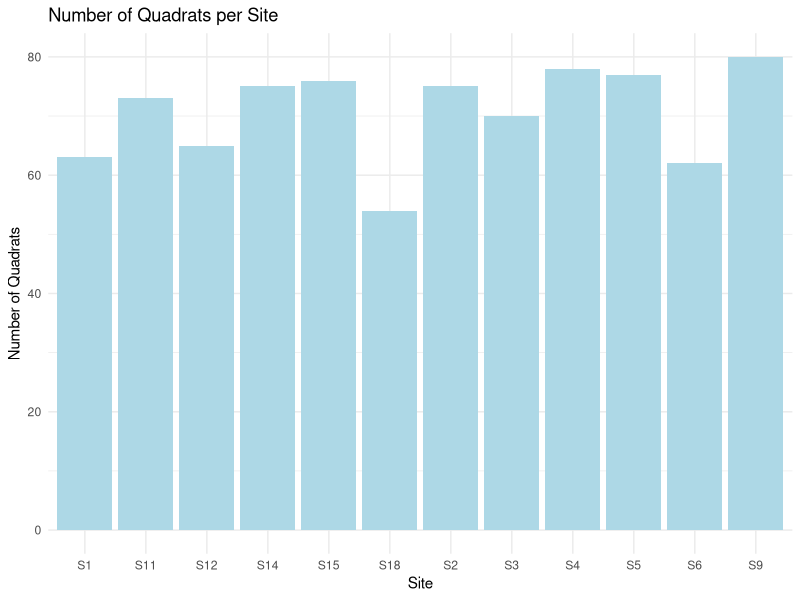
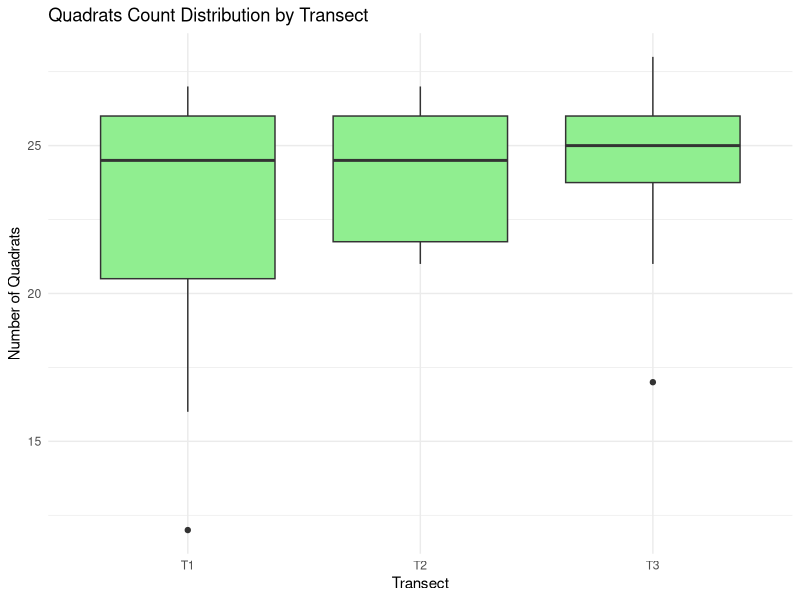
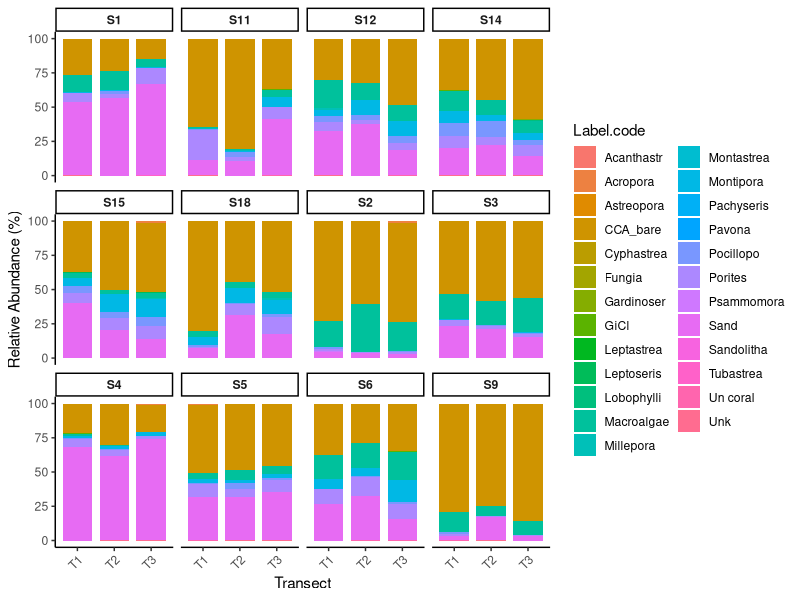
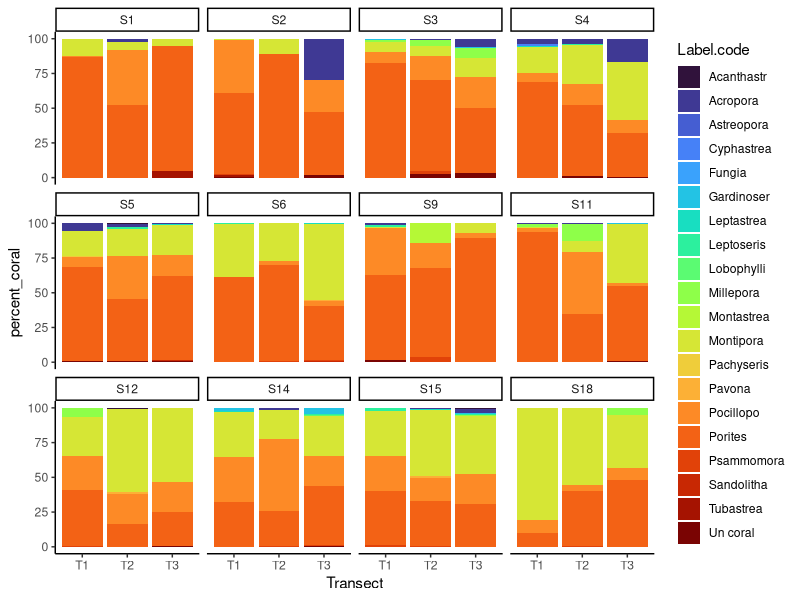
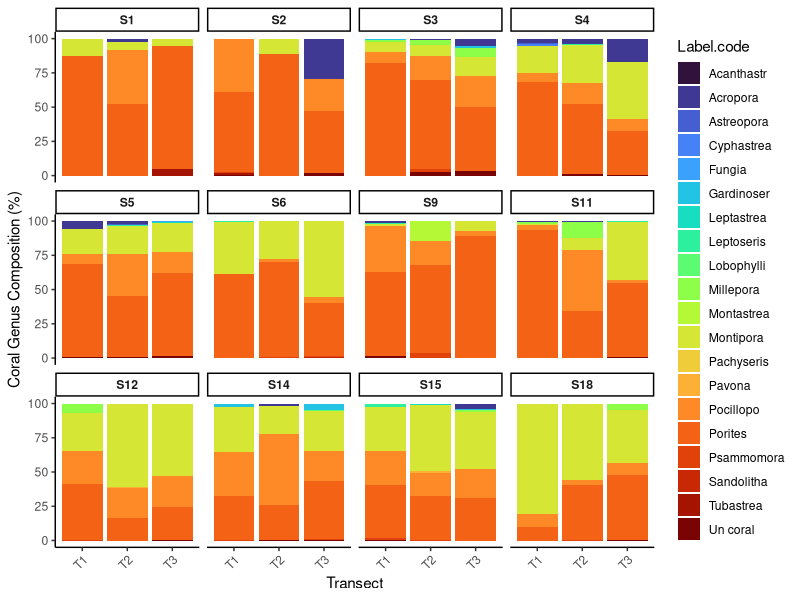
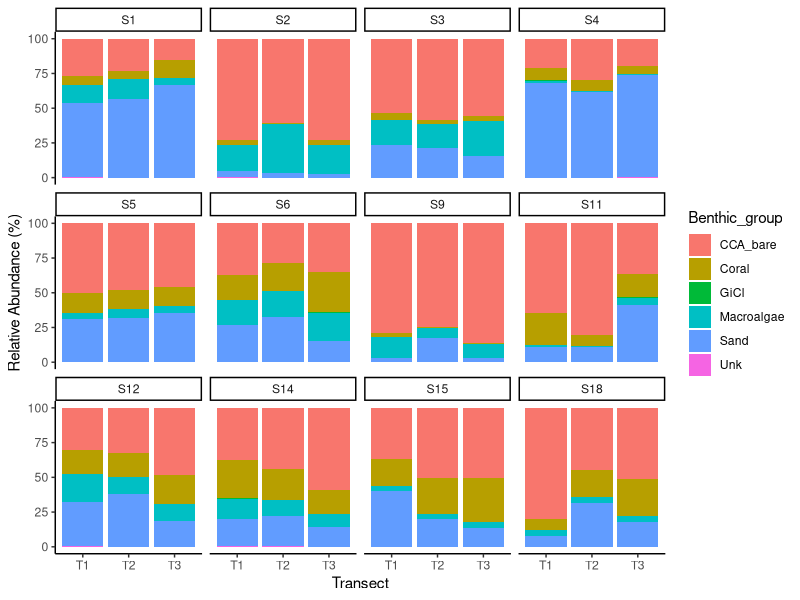
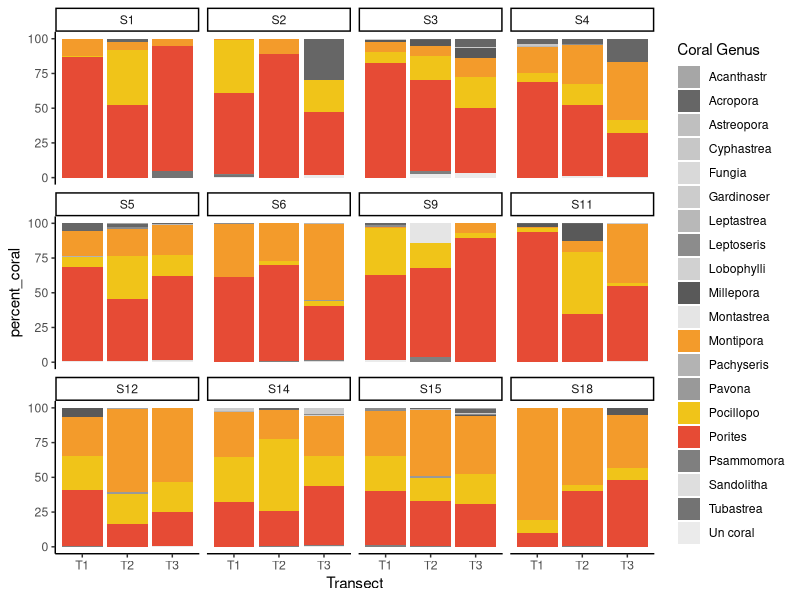
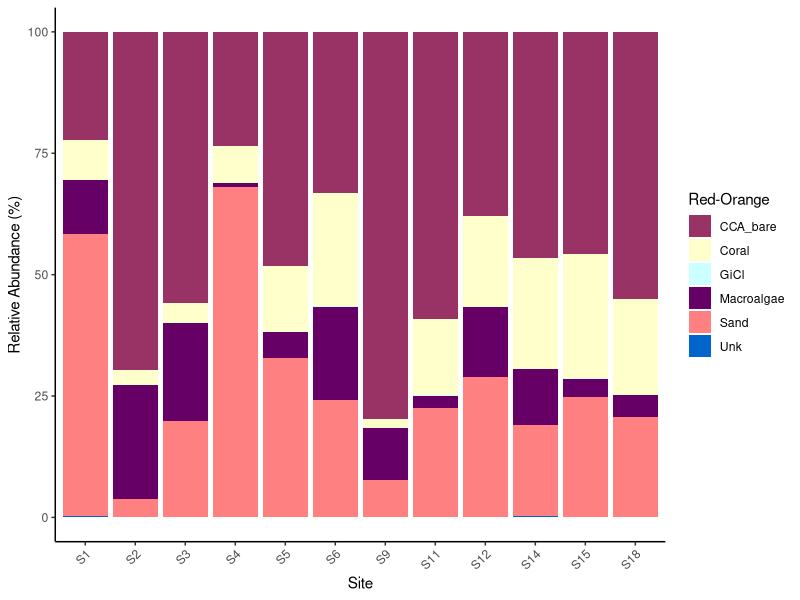

These charts were generated, in order, by the following R code:
## ---- chunk 1
#package 
library(ggplot2)
library(tidyverse)
library(stringr)
library(tidyr)
library(scales)
library(colorspace)
library(ggplot2)
library(ggthemes)
library(vegan)
## ---- chunk 2
#import data 
data <- read.csv("Data/20260226_Quadrat_Benthos_RA.csv")

## ---- chunk 3
#exract  transect name, site 
data_clean <- data %>%
  mutate(
    Site = str_extract(Name, "S\\d+"),
    Transect = str_extract(Name, "T\\d+")
  )

## ---- chunk 4
#counting the number of quadrat gir each site and transect
quadrat_count <- data_clean %>%
  distinct(Name, Site, Transect) %>%   
  group_by(Site, Transect) %>%
  summarise(n_quadrats = n(), .groups = "drop")
## ---- chunk 5
#filter the quadrat from the wrong transect in our case, T4, T5 and T6
data_clean2 <- data_clean %>%
  filter(!(
    (Site == "S1" & Transect == "T6") |
    (Site == "S2" & Transect == "T4") |
    (Site == "S4" & Transect == "T4") |
    (Site == "S5" & Transect == "T4") |
    (Site == "S5" & Transect == "T6") |
    (is.na(Site) & Transect == "T2")
  ))

## ---- chunk 6
#check on quadrats count after modification 
quadrat_count2 <- data_clean2 %>%
  distinct(Name, Site, Transect) %>%   
  group_by(Site, Transect) %>%
  summarise(n_quadrats = n(), .groups = "drop")

## ---- chunk 7
#check the average of qudrats per site 
quadrat_per_site <- data_clean2 %>%
  distinct(Name, Site) %>%   
  group_by(Site) %>%
  summarise(n_quadrats = n(), .groups = "drop")

## ---- chunk 8
#average across sites 
mean_quadrats <- mean(quadrat_per_site$n_quadrats)
min_quadrats <- min(quadrat_per_site$n_quadrats)
max_quadrats <- max(quadrat_per_site$n_quadrats)

mean_quadrats
min_quadrats
max_quadrats
## ---- chunk 9
#check the sanity of data
# Check for NA values
na_counts <- colSums(is.na(data_clean2))
na_counts

# Bar plot of quadrats per site
ggplot(quadrat_per_site, aes(x = Site, y = n_quadrats)) +
  geom_bar(stat = "identity", fill = "lightblue") +
  theme_minimal() +
  labs(title = "Number of Quadrats per Site", x = "Site", y = "Number of Quadrats")

# Boxplot of quadrats per transect
quadrat_count2 %>%
  ggplot(aes(x = Transect, y = n_quadrats)) +
  geom_boxplot(fill = "lightgreen") +
  theme_minimal() +
  labs(title = "Quadrats Count Distribution by Transect", x = "Transect", y = "Number of Quadrats")

# Check structure of cleaned data
str(data_clean2)

# Check for duplicate entries
duplicates <- data_clean2[duplicated(data_clean2), ]
n_duplicates <- nrow(duplicates)
n_duplicates

# Check for negative counts (if applicable)
negative_counts <- data_clean2[data_clean2$n_quadrats < 0, ]
n_negative_counts <- nrow(negative_counts)
n_negative_counts
## ---- chunk 10
#Remove the over replication into the dataset
#find where the replicate is 
#duplicated(data_clean2$Name)

#see what quadrats is duplicate 
#data_clean2$Name[duplicated(data_clean2$Name)]

#count how many time each quadrats appear 
#table(data_clean2$Name)

#show only the quadrats who appear more than once 
#table(data_clean2$Name)[table(data_clean2$Name) > 1]

#df_problem <- data_clean2[data_clean2$Name == "Problem_Quadrat_Name", ]
#nrow(unique(df_problem))

#list the how many quadrats and witch one are into eac site 
#data_clean2 %>%
#  distinct(Site, Name) %>%
#  arrange(Site, Name)

#remove the quadrats I don't want into the dataset
#create vector 
#problem_quadrats <- c("Q06_S11_T3_2",OK
 #                     "Q30_S11_T3_2",ok
  #                    "Q22_S12_T1_2",ok
   #                   "Q26_S14_T2_3",ok
    #                  "Q18_S18_T3_2",nope
     #                 "Q10_S18_T2_2",ok
      #                "Q16_S18_T2_2",ok
       #               "Q22_S18_T1_2",ok
        #              "Q18_S2_T2_2",ok
         #             "Q00_S6_T3_2",ok
          #            "Q14_S9_T1_2",ok
           #           "Q16_S9_T2_2",ok
            #          "Q50_S9_T2_2",
                        #"Q06_S18_T3_2")ok

#remove them from the dataset
#data_clean3 <- data_clean2[!(data_clean2$Name %in% problem_quadrats), ]

#check if it worked 
#data_clean3 %>%
#  filter(Name %in% problem_quadrats)

#sanity check for the 100 points 
#data_clean3 %>%
#  group_by(Name) %>%
#  summarise(n_points = n(), .groups = "drop") %>%
#  filter(n_points != 100)

#Count hoName#Count how many rows per quadrat (to detect the 200 ones)
#data_clean2 %>%
#  group_by(Site, Name) %>%
#  summarise(n_points = n(), .groups = "drop") %>%
#  arrange(Site, Name)


## ---- chunk 11
#calculating the percent cover 
cover_quadrat <- data_clean2 %>%
  group_by(Name, Label.code) %>%
  summarise(n = n(), .groups = "drop") %>%
  group_by(Name) %>%
  mutate(percent_cover = n / sum(n) * 100)

#add back site and transect
cover_quadrat <- cover_quadrat %>%
  left_join(
    data_clean2 %>%
      distinct(Name, Site, Transect),
    by = "Name"
  )

#check to see if each transect is at 100%
cover_quadrat %>%
  group_by(Name) %>%
  summarise(total = sum(percent_cover)) %>%
  summary()

## ---- chunk 12
------------
  
#checking for missing categorie 
table(data_clean2$Label.code, useNA = "ifany")

#check for missing point 
data_clean2 %>%
  group_by(Site, Transect) %>%
  summarise(total_points = n())

#put everything at 100%
cover_transect2 <- data_clean2 %>%
  group_by(Site, Transect, Label.code) %>%
  summarise(n_points = n(), .groups = "drop") %>%
  group_by(Site, Transect) %>%
  mutate(percent_cover = n_points / sum(n_points) * 100) %>%
  ungroup()

#plot the graph with the 100% cver with all categorie inside 
ggplot(cover_transect2,
       aes(x = Transect,
           y = percent_cover,
           fill = Label.code)) +
  geom_bar(stat = "identity", width = 0.8) +
  facet_wrap(~ Site) +
  ylab("Relative Abundance (%)") +
  xlab("Transect") +
  theme_classic() +
  theme(
    strip.text = element_text(face = "bold"),
    axis.text.x = element_text(angle = 45, hjust = 1)
  )

#add all the coral genus in one categorie call "coral"
unique(data_clean2$Label.code)

#adding a column for Coral
coral_genera <- c("Porites", "Montipora", "Tubastrea",
                  "Pocillopo", "Psammomora", "Acropora","Millepora", "Leptoseris", "Pavona","Acanthastr", "Pachyseris", "Leptastrea", "Astreopora", "Cyphastrea", "Gardinoser", "Lobophylli", "Fungia", "Sandolitha", "Montastrea", "Un coral" )  

data_clean2 <- data_clean2 %>%
  mutate(
    Benthic_group = ifelse(Label.code %in% coral_genera,
                           "Coral",
                           Label.code)
  )

#recalculating the percent cover 
cover_transect_coral <- data_clean2 %>%
  group_by(Site, Transect, Benthic_group) %>%
  summarise(n_points = n(), .groups = "drop") %>%
  group_by(Site, Transect) %>%
  mutate(percent_cover = n_points / sum(n_points) * 100) %>%
  ungroup()

#organize the site for the graph 
cover_transect_coral <- cover_transect_coral %>%
  mutate(Site = factor(Site, levels = c("S1", "S2", "S3", "S4", "S5", "S6", "S9", "S11", "S12", "S14", "S15", "S18")))  

#plot for the main categorie 
main_categ_cover_plot <- ggplot(cover_transect_coral,
       aes(x = Transect,
           y = percent_cover,
           fill = Benthic_group)) +
  geom_bar(stat = "identity") +
  facet_wrap(~ Site) +
  ylab("Relative Abundance (%)") +
  xlab("Transect") +
  theme_classic()

#save the figure as jpg 
ggsave(filename = "Output/main_categ_cover_transect_plot.png",  # path to your folder
       plot = main_categ_cover_plot,
       width = 12,      # width in inches
       height = 6,      # height in inches
       dpi = 300)       # resolution


#same process but this time we just plot the coral genus relative abundance inside the transect 
#keep only the coral point
coral_only <- data_clean2 %>%
  filter(Label.code %in% coral_genera)

#calculate the genus composition for each transect
coral_transect_comp <- coral_only %>%
  group_by(Site, Transect, Label.code) %>%
  summarise(n_points = n(), .groups = "drop") %>%
  group_by(Site, Transect) %>%
  mutate(percent_coral = n_points / sum(n_points) * 100) %>%
  ungroup()

#verification
coral_transect_comp %>%
  group_by(Site, Transect) %>%
  summarise(total = sum(percent_coral))

#make the plot with the site order 
coral_transect_comp <- coral_transect_comp %>%
  mutate(
    Site_num = as.numeric(str_extract(Site, "\\d+"))
  ) %>%
  arrange(Site_num) %>%
  mutate(
    Site = factor(Site, levels = unique(Site))
  )

ggplot(coral_transect_comp,
       aes(x = Transect,
           y = percent_coral,
           fill = Label.code)) +
  geom_bar(stat = "identity") +
  facet_wrap(~ Site) +
  scale_fill_viridis_d(option = "turbo") +
  theme_classic()

#manual way 

highlight_colors <- c(
 "Porites"     = "#E64B35",   # coral red
 "Montipora"   = "#F39B2B",   # warm orange
 "Pocillopo"   = "#F0C419",   # golden yellow

 # Other corals — muted cool tones / greys
 "Acropora"    = "grey40",
 "Psammomora"  = "grey50",
 "Leptoseris"  = "grey55",
 "Pavona"      = "grey60",
 "Acanthastr"  = "grey65",
 "Pachyseris"  = "grey70",
 "Leptastrea"  = "grey72",
 "Astreopora"  = "grey75",
 "Cyphastrea"  = "grey78",
 "Gardinoser"  = "grey80",
 "Lobophylli"  = "grey82",
 "Fungia"      = "grey85",
 "Sandolitha"  = "grey87",
 "Montastrea"  = "grey90",
 "Tubastrea"   = "grey45",
 "Millepora"   = "grey35",
 "Un coral"    = "grey92"
)

coral_cover_transect_plot <- ggplot(coral_transect_comp,
      aes(x = Transect,
          y = percent_coral,
          fill = Label.code)) +
 geom_bar(stat = "identity") +
 facet_wrap(~ Site) +
 scale_fill_manual(values = highlight_colors) +
 theme_classic() +
 labs(fill = "Coral Genus")

#save the plot 
ggsave(filename = "Output/coral_cover_transect_plot.png",  # path to your folder
       plot = coral_cover_transect_plot,
       width = 12,      # width in inches
       height = 6,      # height in inches
       dpi = 300)       # resolution

#plot genus composition for each transect of each site coral focus 
ggplot(coral_transect_comp,
       aes(x = Transect,
           y = percent_coral,
           fill = Label.code)) +
  geom_bar(stat = "identity") +
  facet_wrap(~ Site) +
  scale_fill_viridis_d(option = "turbo") +
  ylab("Coral Genus Composition (%)") +
  xlab("Transect") +
  theme_classic() +
  theme(
    strip.text = element_text(face = "bold"),
    axis.text.x = element_text(angle = 45, hjust = 1)
  )
## ---- chunk 13
#Recalculate percent cover per site
cover_site <- data_clean2 %>%
  group_by(Site, Benthic_group) %>%
  summarise(n_points = n(), .groups = "drop") %>%
  group_by(Site) %>%
  mutate(percent_cover = n_points / sum(n_points) * 100) %>%
  ungroup()

#keep the site order 
cover_site <- cover_site %>%
  mutate(Site = factor(Site, 
                       levels = c("S1", "S2", "S3", "S4", "S5", 
                                  "S6", "S9", "S11", "S12", 
                                  "S14", "S15", "S18")))

#Plot benthic cover per site
site_cover_plot <- ggplot(cover_site,
       aes(x = Site,
           y = percent_cover,
           fill = Benthic_group)) +
  geom_bar(stat = "identity") +
  ylab("Relative Abundance (%)") +
  xlab("Site") +
  scale_fill_excel("Red-Orange") +   
  theme_classic() +
  theme(axis.text.x = element_text(angle = 45, hjust = 1))

#save it 
ggsave(filename = "Output/site_cover__plot.png",
       plot = site_cover_plot,
       width = 10,
       height = 6,
       dpi = 300)


#plot the same way as the coral cover benthic with red orange and yellow for the abundante coral species 

## ---- chunk 14
#Coral genus composition per site (transects pooled)
coral_site_comp <- coral_only %>%
  group_by(Site, Label.code) %>%
  summarise(n_points = n(), .groups = "drop") %>%
  group_by(Site) %>%
  mutate(percent_coral = n_points / sum(n_points) * 100) %>%
  ungroup()

#keep the order
coral_site_comp <- coral_site_comp %>%
  mutate(Site = factor(Site, levels = levels(cover_site$Site)))

#Plot coral composition per site
coral_cover_site_plot <- ggplot(coral_site_comp,
      aes(x = Site,
          y = percent_coral,
          fill = Label.code)) +
 geom_bar(stat = "identity") +
 scale_fill_manual(values = highlight_colors) +
 theme_classic() +
 theme(axis.text.x = element_text(angle = 45, hjust = 1)) +
 labs(fill = "Coral Genus",
      y = "Relative Coral Abundance (%)")

#save it
ggsave(filename = "Output/coral_cover_site_plot.png",
       plot = coral_cover_site_plot,
       width = 10,
       height = 6,
       dpi = 300)

## ---- chunk 15
#grouping all the relative abundance per site to the full island
coral_island_comp <- coral_only %>%
  group_by(Label.code) %>%
  summarise(n_points = n(), .groups = "drop") %>%
  mutate(percent_coral = n_points / sum(n_points) * 100)

coral_cover_island <- ggplot(coral_island_comp,
       aes(x = "Island",
           y = percent_coral,
           fill = Label.code)) +
  
  geom_bar(stat = "identity") +
  
  scale_fill_manual(values = highlight_colors) +
  
  theme_classic() +
  
  labs(
    x = "",
    y = "Relative Coral Abundance (%)",
    fill = "Coral Genus"
  )

ggsave(filename = "Output/coral_cover_island.png",
       plot = coral_cover_island,
       width = 10,
       height = 6,
       dpi = 300)
## ---- chunk 16
#Statistical Analysis: ANOVA for percent cover across sites
anova_results <- aov(percent_cover ~ Site, data = cover_transect2)
summary(anova_results)

#Post-hoc test if ANOVA is significant
posthoc_results <- TukeyHSD(anova_results)
posthoc_results

#Calculate Diversity Indices (Shannon-Wiener Index)
diversity_indices <- cover_transect2 %>%
  group_by(Site) %>%
  summarise(shannon_diversity = diversity(percent_cover, index = "shannon"))

#Heatmap of Benthic Groups
heatmap_data <- cover_transect2 %>%
  pivot_wider(names_from = Label.code, values_from = percent_cover, values_fill = 0)

## ---- chunk 17
